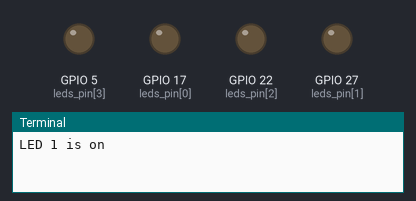
This program was run on a simulated Raspberry Pi (BCM pin numbers). Parts: output pins drawn as LEDs (lit = HIGH), the last lines printed to the terminal.

Above: at 0.2 s.
At 1.0 s:
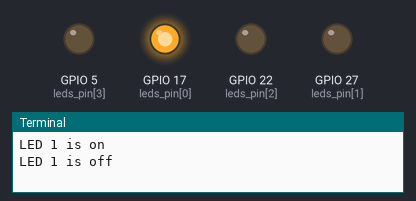
At 2.0 s:
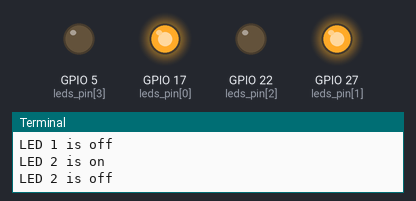
At 3.0 s:
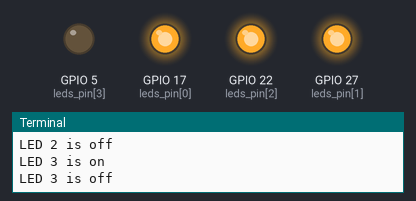
At 4.2 s:
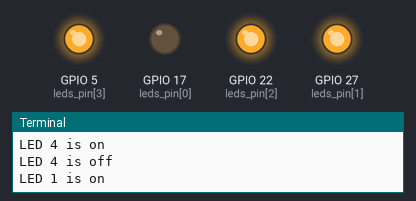
At 4.7 s:
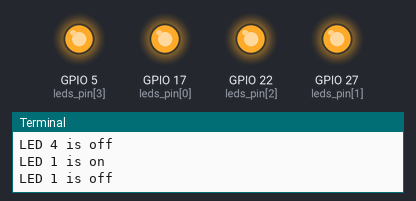
Timing chart, 0 to 5.2 s (numbered marks = the images above):
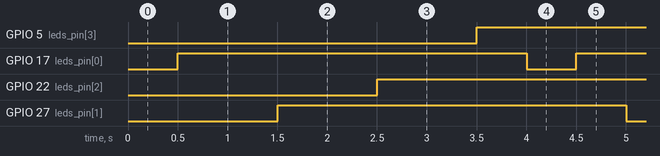

The program:

led_test.py
```python
# -- coding: utf-8 --
#导入模块
import led

var = 1;
#初始化led引脚
led.led_init();
#初始化后进入一个死循环执行流水灯，通过修改flow(time)，time参数来改变速度（单位秒）
while var == 1:
	led.flow(0.5);
led.clean();
```

led.py
```python
# -- coding: utf-8 --
#导入模块
import RPi.GPIO as GPIO
import time
#定义一个存放led引脚号的列表
leds_pin = [17,27,22,5];

def led_init():
#设置引脚模式为BCM引脚号模式
    GPIO.setmode(GPIO.BCM);
#循环遍历存放引脚的数组
    for x in leds_pin:
        GPIO.setup(x,GPIO.OUT);
        pass
#定义点亮led的函数on(i),参数为led号，编号范围为1~4,低电平点亮
def on(i):
    if(i>=1 and i<=4):
        GPIO.output(leds_pin[i-1],GPIO.LOW);
#定义熄灭led的函数on(i),参数为led号，编号范围为1~4
def off(i):
    if(i>=1 and i<=4):
        GPIO.output(leds_pin[i-1],GPIO.HIGH);
#定义流水灯函数flow(time),time为流水速度，单位为秒
def flow(delay):
    for i in range(len(leds_pin)):
        GPIO.output(leds_pin[i],GPIO.LOW);
        print('LED',i+1,'is on');
        time.sleep(delay);
        GPIO.output(leds_pin[i],GPIO.HIGH);
        print('LED',i+1,'is off');
        time.sleep(delay);
#GPIO清理函数，调用后释放GPIO
def clean():
    GPIO.cleanup();
```

Measured:
- by itself, GPIO 5 (leds_pin[3]), GPIO 17 (leds_pin[0]), GPIO 22 (leds_pin[2]), GPIO 27 (leds_pin[1]): alternates HIGH for 3.5 s and LOW for 0.50 s
